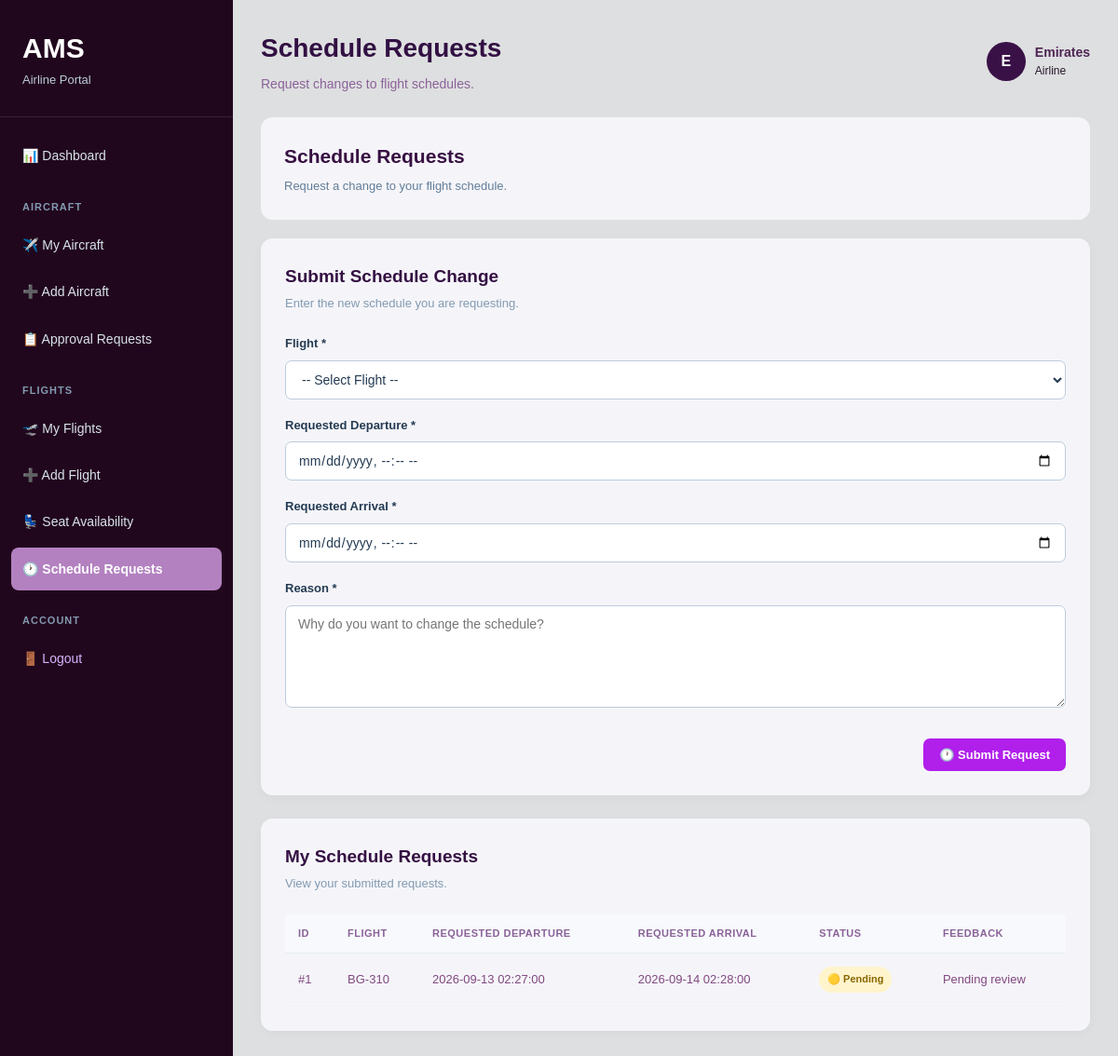
The app's page /airline/flight/schedule_request.php (signed in) with its own data.
### tables this page shows
CREATE TABLE `airlines` (
  `id` int(11) NOT NULL,
  `airline_name` varchar(100) NOT NULL,
  `country` varchar(100) DEFAULT NULL,
  `contact` varchar(50) DEFAULT NULL,
  `email` varchar(100) DEFAULT NULL,
  `status` varchar(20) DEFAULT 'Active',
  `created_at` timestamp NOT NULL DEFAULT current_timestamp()
);

CREATE TABLE `flight_schedule_requests` (
  `id` int(11) NOT NULL,
  `flight_id` int(11) NOT NULL,
  `airline_id` int(11) NOT NULL,
  `requested_departure` datetime NOT NULL,
  `requested_arrival` datetime NOT NULL,
  `reason` text NOT NULL,
  `status` varchar(20) DEFAULT 'pending',
  `feedback` text DEFAULT NULL,
  `submitted_at` timestamp NOT NULL DEFAULT current_timestamp()
);

CREATE TABLE `flights` (
  `id` int(11) NOT NULL,
  `flight_number` varchar(50) NOT NULL,
  `airplane_id` int(11) NOT NULL,
  `departure` varchar(100) NOT NULL,
  `destination` varchar(100) NOT NULL,
  `departure_time` datetime NOT NULL,
  `arrival_time` datetime NOT NULL,
  `status` varchar(50) DEFAULT 'Scheduled',
  `created_at` timestamp NOT NULL DEFAULT current_timestamp()
);

### airline/flight/schedule_request.php (the view, shortened to what this page needs)
<?php
require_once '../../config/database.php';
$user_id = $_SESSION['user_id'];
$sql = "SELECT a.id, a.airline_name
        FROM users u
        JOIN airlines a ON u.email = a.email
        WHERE u.id = ?";
$stmt = $conn->prepare($sql);
$stmt->bind_param("i", $user_id);
$stmt->execute();
$airline = $stmt->get_result()->fetch_assoc();
$airline_id = $airline['id'];
$airline_name = $airline['airline_name'];
$requested_departure = $_POST['requested_departure'] ?? '';
$requested_arrival = $_POST['requested_arrival'] ?? '';
$sql = "SELECT r.*, f.flight_number
        FROM flight_schedule_requests r
        JOIN flights f ON r.flight_id = f.id
        WHERE r.airline_id = ?
        ORDER BY r.id DESC";
$stmt = $conn->prepare($sql);
$stmt->bind_param("i", $airline_id);
$stmt->execute();
$requests = $stmt->get_result();
?>
<!DOCTYPE html>
<html>
<head>
<link rel="stylesheet"
      href="../../assets/css/airline.css">
</head>
<body>
<div class="airline-container">
<div class="sidebar">
<div class="sidebar-logo">
<h2>AMS</h2>
<p>Airline Portal</p>
</div>
<nav class="sidebar-menu">
<a href="../dashboard.php"
   class="menu-item">
📊 Dashboard
</a>
<div class="menu-section">
<p class="menu-title">Aircraft</p>
<a href="../airplane/index.php"
   class="menu-item">
✈️ My Aircraft
</a>
<a href="../airplane/add.php"
   class="menu-item">
➕ Add Aircraft
</a>
<a href="../approval/index.php"
   class="menu-item">
📋 Approval Requests
</a>
</div>
<div class="menu-section">
<p class="menu-title">Flights</p>
<a href="index.php"
   class="menu-item">
🛫 My Flights
</a>
<a href="add.php"
   class="menu-item">
➕ Add Flight
</a>
<a href="availability.php"
   class="menu-item">
💺 Seat Availability
</a>
<a href="schedule_request.php"
   class="menu-item active">
🕐 Schedule Requests
</a>
</div>
<div class="menu-section">
<p class="menu-title">Account</p>
<a href="../../logout.php"
   class="menu-item logout-item">
🚪 Logout
</a>
</div>
</nav>
</div>
<div class="main-content">
<header class="topbar">
<div>
<h1>Schedule Requests</h1>
<p>Request changes to flight schedules.</p>
</div>
<div class="user-info">
<div class="user-avatar">
<?php echo strtoupper(substr($airline_name,0,1)); ?>
</div>
<div>
<strong>
<?php echo htmlspecialchars($airline_name); ?>
</strong>
<small>Airline</small>
</div>
</div>
</header>
<section class="page-header">
<div>
<h2>Schedule Requests</h2>
<p>Request a change to your flight schedule.</p>
</div>
</section>
<section class="content-card">
<div class="form-header">
<h2>Submit Schedule Change</h2>
<p>Enter the new schedule you are requesting.</p>
</div>
<form method="POST"
      class="airline-form">
<div class="form-group">
<label>Flight *</label>
<select name="flight_id" required>
<option value="">-- Select Flight --</option>
</select>
</div>
<div class="form-group">
<label>Requested Departure *</label>
<input type="datetime-local"
       name="requested_departure"
       value="<?php echo htmlspecialchars($requested_departure); ?>"
       required>
</div>
<div class="form-group">
<label>Requested Arrival *</label>
<input type="datetime-local"
       name="requested_arrival"
       value="<?php echo htmlspecialchars($requested_arrival); ?>"
       required>
</div>
<div class="form-group">
<label>Reason *</label>
<textarea name="reason"
          rows="4"
          required
          placeholder="Why do you want to change the schedule?"><?php
?></textarea>
</div>
<div class="form-actions">
<button type="submit"
        class="btn btn-primary">
🕐 Submit Request
</button>
</div>
</form>
</section>
<section class="content-card">
<div class="table-header">
<h2>My Schedule Requests</h2>
<p>View your submitted requests.</p>
</div>
<div class="table-container">
<table class="data-table">
<thead>
<tr>
<th>ID</th>
<th>Flight</th>
<th>Requested Departure</th>
<th>Requested Arrival</th>
<th>Status</th>
<th>Feedback</th>
</tr>
</thead>
<tbody>
<?php if($requests->num_rows > 0): ?>
<?php while($r = $requests->fetch_assoc()): ?>
<tr>
<td>
#<?php echo $r['id']; ?>
</td>
<td>
<?php echo htmlspecialchars($r['flight_number']); ?>
</td>
<td>
<?php echo htmlspecialchars($r['requested_departure']); ?>
</td>
<td>
<?php echo htmlspecialchars($r['requested_arrival']); ?>
</td>
<td>
<?php
$status = strtolower($r['status']);
if($status == 'approved'){
    echo '<span class="status-badge status-approved">
          🟢 Approved
          </span>';
}
elseif($status == 'rejected'){
    echo '<span class="status-badge status-rejected">
          🔴 Rejected
          </span>';
}
else{
    echo '<span class="status-badge status-pending">
          🟡 Pending
          </span>';
}
?>
</td>
<td>
<?php
echo htmlspecialchars(
    $r['feedback'] ?? 'Pending review'
);
?>
</td>
</tr>
<?php endwhile; ?>
<?php endif; ?>
</tbody>
</table>
</div>
</section>
</div>
</div>
</body>
</html>

### assets/css/airline.css (style rules this page uses)
* { margin: 0; padding: 0; box-sizing: border-box; }
html { scroll-behavior: smooth; }
body { font-family: Arial, Helvetica, sans-serif; background: #dedfe0; color: #6b5aaa; line-height: 1.6; }
a { text-decoration: none; color: inherit; }
button, input, select, textarea { font-family: inherit; }
.sidebar { width: 250px; min-height: 100vh; background: #21071d; color: #ffffff; position: fixed; left: 0; top: 0; bottom: 0; overflow-y: auto; z-index: 1000; }
.sidebar-logo { padding: 28px 24px; border-bottom: 1px solid rgba(255, 255, 255, 0.1); }
.sidebar-logo h2 { font-size: 30px; }
.sidebar-logo p { color: #bcccdc; font-size: 13px; }
.sidebar-menu { padding: 18px 12px; }
.menu-section { margin-top: 24px; }
.menu-title { padding: 0 12px 8px; color: #829ab1; font-size: 11px; font-weight: 700; text-transform: uppercase; letter-spacing: 1px; }
.menu-item { display: flex; align-items: center; gap: 12px; padding: 12px; margin-bottom: 4px; border-radius: 8px; color: #d9e2ec; font-size: 14px; transition: .2s; }
.menu-item.active { background: #b381c0; color: #fff; font-weight: 600; }
.logout-item { color: #d7b4ff; }
.main-content { width: calc(100% - 250px); margin-left: 250px; min-height: 100vh; padding: 30px; }
.topbar { min-height: 70px; display: flex; align-items: center; justify-content: space-between; gap: 20px; margin-bottom: 25px; }
.topbar h1 { font-size: 28px; color: #321043; margin-bottom: 4px; }
.topbar p { color: #8a6298; font-size: 14px; }
.user-info { display: flex; align-items: center; gap: 10px; }
.user-avatar { width: 42px; height: 42px; border-radius: 50%; background: #3a1147; color: #fbfbfc; display: flex; align-items: center; justify-content: center; font-weight: 700; }
.user-info strong, .user-info small { display: block; }
.user-info strong { font-size: 14px; color: #4d2453; }
.user-info small { color: #26172b; font-size: 12px; }
.stat-card, .action-card, .module-card, .content-card, .page-header { background: #f5f5f9; border: 1px solid #f4f5f7; border-radius: 12px; }
.page-header { padding: 24px; margin-bottom: 20px; display: flex; align-items: center; justify-content: space-between; gap: 20px; }
.page-header h2 { color: #381043; font-size: 21px; margin-bottom: 5px; }
.page-header p { color: #627d98; font-size: 13px; }
.content-card { padding: 25px; margin-bottom: 25px; box-shadow: 0 3px 12px rgba(0, 0, 0, .03); }
.form-header, .table-header { margin-bottom: 22px; }
.form-header h2, .table-header h2 { color: #351043; font-size: 19px; margin-bottom: 4px; }
.form-header p, .table-header p { color: #829ab1; font-size: 13px; }
.form-group { margin-bottom: 18px; }
.form-group label { display: block; margin-bottom: 7px; color: #243b53; font-size: 13px; font-weight: 600; }
.form-group input, .form-group select, .form-group textarea { width: 100%; padding: 11px 13px; border: 1px solid #bcccdc; border-radius: 7px; background: #fff; color: #243b53; font-size: 14px; outline: none; }
.form-group textarea { resize: vertical; min-height: 110px; }
.form-actions, .table-actions { display: flex; align-items: center; justify-content: flex-end; gap: 10px; flex-wrap: wrap; }
.form-actions { margin-top: 25px; }
.btn { display: inline-flex; align-items: center; justify-content: center; padding: 10px 17px; border-radius: 7px; border: none; font-size: 13px; font-weight: 600; cursor: pointer; transition: .2s; }
.btn-primary { background: #b11feb; color: #fff; }
.table-container { width: 100%; overflow-x: auto; }
.data-table { width: 100%; border-collapse: collapse; min-width: 750px; }
.data-table th { padding: 12px 14px; background: #f7f9fc; color: #8a6298; text-align: left; font-size: 11px; text-transform: uppercase; letter-spacing: .5px; border-bottom: 1px solid #e6edf3; }
.data-table td { padding: 14px; color: #814881; font-size: 13px; border-bottom: 1px solid #edf2f7; }
.status-badge { display: inline-flex; align-items: center; padding: 5px 9px; border-radius: 20px; font-size: 11px; font-weight: 600; }
.status-pending { background: #fff4cc; color: #8a6700; }

### records on screen
airlines: airline_name "E", airline_name "Emirates"
flight_schedule_requests: id "1", flight.flight_number "BG-310", requested_departure "2026-09-13 02:27:00", requested_arrival "2026-09-14 02:28:00", status "🟡 Pending", feedback "Pending review"
